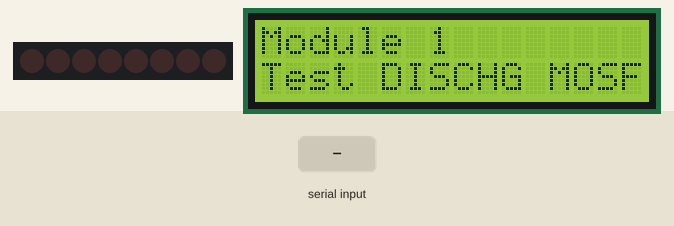
Recording of a program running on a simulated Arduino Nano, built with avr-gcc and run on an emulated ATmega328P. On the bench: 8 shift-register outputs drawn as a row of LEDs (first output left, lit = HIGH), 16×2 character LCD. Wiring (inferred from the names in the program): shift register (74HC595): data pin 6; shift clock pin 8; latch pin 7. Wiring (inferred from the signals the program sends): row of LEDs: on Q0, Q1, Q2, Q3, Q4, Q5, Q6, Q7. The inputs (shaded band) are chosen by the test bench. What the program prints to the serial monitor is not drawn.

Above: at 3.3 s.
3.4 s: "1" received over Serial
At 4.2 s:
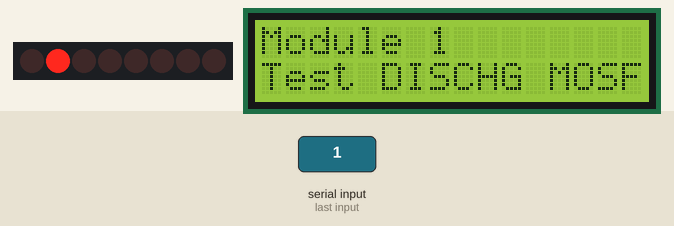
At 16.3 s:
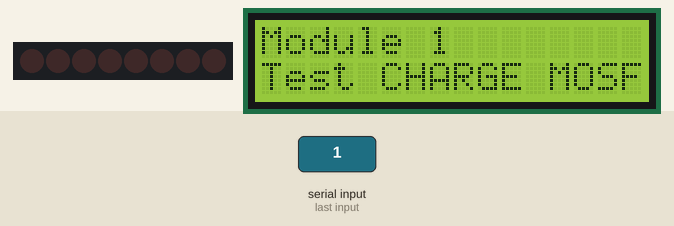
Timing chart, 0 to 16.9 s (numbered marks = the images above; inputs shaded):
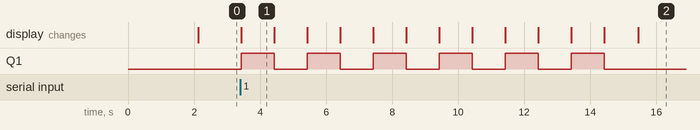

The program:

main.cpp
```cpp
// (licence header left out)
#include <Arduino.h>
#include <Wire.h>
#include <LiquidCrystal_I2C.h>
#include "Hardware.h"     // shared pin + mux + shift-register helpers

LiquidCrystal_I2C lcd(0x27, 16, 2);

constexpr uint8_t CYCLE_COUNT = 6;   // how many on/off cycles per test


// -------------------- helper: wait for user --------------------
void waitForUser(const char* line1, const char* line2)
{
    lcd.clear();
    lcd.setCursor(0,0);
    lcd.print(line1);
    lcd.setCursor(0,1);
    lcd.print(line2);

    Serial.println();
    Serial.println(line1);
    Serial.println(line2);
    Serial.println("Press ENTER in Serial Monitor to continue...");

    while (!Serial.available()) { delay(10); }
    while (Serial.available())  { Serial.read(); }  // flush
}


// -------------------- MOSFET test function --------------------
void testModule(uint8_t moduleIndex)
{
    uint8_t chargePin    = MODULES[moduleIndex].chargeMosfetShiftIndex;
    uint8_t dischargePin = MODULES[moduleIndex].dischargeMosfetShiftIndex;

    // ------------------------------------------------------------
    // 1. DISCHARGE MOSFET TEST (continuity test)
    // ------------------------------------------------------------
    char header1[17];
    snprintf(header1, sizeof(header1), "Module %u", moduleIndex + 1);

    waitForUser(header1, "Test DISCHG MOSFET");

    Serial.println("------------------------------------------------");
    Serial.print("MODULE "); Serial.print(moduleIndex + 1); Serial.println(" - DISCHARGE MOSFET TEST");
    Serial.println("Multimeter instructions:");
    Serial.println("  Mode: CONTINUITY / DIODE (beep mode)");
    Serial.println("  Black probe: GND");
    Serial.println("  Red probe:   DRAIN of discharge MOSFET");
    Serial.println();
    Serial.println("You should hear a beep ONCE PER SECOND.");
    Serial.println("------------------------------------------------");

    for (uint8_t i = 0; i < CYCLE_COUNT; i++)
    {
        shiftRegisterSetOutput(dischargePin, true);
        delay(1000);

        shiftRegisterSetOutput(dischargePin, false);
        delay(1000);
    }


    // ------------------------------------------------------------
    // 2. CHARGE MOSFET TEST (voltage test)
    // ------------------------------------------------------------
    waitForUser(header1, "Test CHARGE MOSFET");

    Serial.println("------------------------------------------------");
    Serial.print("MODULE "); Serial.print(moduleIndex + 1); Serial.println(" - CHARGE MOSFET TEST");
    Serial.println("Multimeter instructions:");
    Serial.println("  Mode: DC VOLTAGE");
    Serial.println("  Black probe: GND");
    Serial.println("  Red probe:   +VCC pad at TP5100 footprint");
    Serial.println();
    Serial.println("You should see ~12V appear ONCE PER SECOND.");
    Serial.println("------------------------------------------------");

    for (uint8_t i = 0; i < CYCLE_COUNT; i++)
    {
        shiftRegisterSetOutput(chargePin, true);
        delay(1000);

        shiftRegisterSetOutput(chargePin, false);
        delay(1000);
    }

    Serial.println("Module test complete.\n");
}


// -------------------- setup --------------------
void setup()
{
    Serial.begin(115200);

    lcd.init();
    lcd.backlight();

    initShiftRegister();

    lcd.clear();
    lcd.setCursor(0,0);
    lcd.print("MOSFET TEST");
    lcd.setCursor(0,1);
    lcd.print("Modules 1-4");
    delay(2000);

    Serial.println("ASCD Nano - Charge/Discharge MOSFET Guided Test");
    Serial.println("================================================");
    Serial.println("You will be prompted before each test.");
    Serial.println("Follow the multimeter instructions carefully.");
    Serial.println("================================================");
}


// -------------------- main loop --------------------
void loop()
{
    for (uint8_t m = 0; m < MODULE_COUNT; m++)
    {
        testModule(m);
    }

    lcd.clear();
    lcd.setCursor(0,0);
    lcd.print("MOSFET TEST");
    lcd.setCursor(0,1);
    lcd.print("COMPLETE!");

    Serial.println("All MOSFET tests complete.");
    Serial.println("Reset board to run again.");

    while (true) { delay(1000); }
}
```

Hardware.h
```cpp
// (licence header left out)
#pragma once
#include <Arduino.h>

// ----------------------
// Pin assignments (Nano version)
// ----------------------

// Shift register 74HC595
constexpr uint8_t LATCH_PIN = 7;    // ST_CP
constexpr uint8_t CLOCK_PIN = 8;    // SH_CP
constexpr uint8_t DATA_PIN  = 6;    // DS

// Mux control pins (16-channel analog switch)
constexpr uint8_t MUX_S0 = 12;
constexpr uint8_t MUX_S1 = 11;
constexpr uint8_t MUX_S2 = 10;
constexpr uint8_t MUX_S3 = 9;

// Mux SIG input on A0
constexpr uint8_t MUX_SIG = A0;     // A0 == 14 on Nano

// Fan PWM (PCB v1.11+)
constexpr uint8_t FAN_PIN = 5;

// OneWire bus for DS18B20 sensors (PCB v1.11+)
constexpr uint8_t ONE_WIRE_BUS_PIN = 4;

// Number of modules / slots
constexpr uint8_t MODULE_COUNT = 4;

// ADC reference voltage (Nano 5V rail, measure & update this!)
constexpr float ADC_REFERENCE_VOLTAGE = 5.05f;


// ----------------------
// Module routing mapping
// (from original Brett Watt sketches)
// ----------------------

struct ModulePins {
  bool   batteryVoltageSel[4];
  bool   batteryVoltageDropSel[4];
  bool   chargeLedSel[4];
  uint8_t chargeMosfetShiftIndex;
  uint8_t dischargeMosfetShiftIndex;
};

// Same layout as in the original test sketches
static const ModulePins MODULES[MODULE_COUNT] = {
  // batteryVoltageSel,      batteryVoltageDropSel,      chargeLedSel,        charge, discharge
  { {1, 1, 0, 1},           {1, 1, 1, 1},              {0, 1, 0, 1},        0,      1 },
  { {1, 0, 0, 1},           {0, 1, 1, 1},              {0, 0, 0, 1},        2,      3 },
  { {1, 1, 1, 0},           {1, 0, 1, 1},              {0, 1, 1, 0},        4,      5 },
  { {1, 0, 1, 0},           {0, 0, 1, 1},              {0, 0, 1, 0},        6,      7 }
};


// ----------------------
// Initialisation helpers
// ----------------------

inline void initShiftRegister() {
  pinMode(LATCH_PIN, OUTPUT);
  pinMode(CLOCK_PIN, OUTPUT);
  pinMode(DATA_PIN, OUTPUT);
  digitalWrite(LATCH_PIN, LOW);
}

inline void initMux() {
  pinMode(MUX_S0, OUTPUT);
  pinMode(MUX_S1, OUTPUT);
  pinMode(MUX_S2, OUTPUT);
  pinMode(MUX_S3, OUTPUT);

  digitalWrite(MUX_S0, LOW);
  digitalWrite(MUX_S1, LOW);
  digitalWrite(MUX_S2, LOW);
  digitalWrite(MUX_S3, LOW);
}

inline void initFan() {
  pinMode(FAN_PIN, OUTPUT);
  digitalWrite(FAN_PIN, LOW);
}


// ----------------------
// Shift register helper
// (replacement for digitalSwitch)
// ----------------------

// Keeps track of current 8 output states and updates only the bit you change.
inline void shiftRegisterSetOutput(uint8_t index, bool value) {
  static bool outputs[8] = { false, false, false, false, false, false, false, false };

  if (index >= 8) return;   // safety guard

  outputs[index] = value;

  uint8_t byteValue = 0;
  uint8_t baseTwo   = 1;

  for (uint8_t i = 0; i < 8; ++i) {
    if (outputs[i]) {
      byteValue += baseTwo;
    }
    baseTwo <<= 1;   // multiply by 2
  }

  digitalWrite(LATCH_PIN, LOW);
  shiftOut(DATA_PIN, CLOCK_PIN, MSBFIRST, byteValue);
  digitalWrite(LATCH_PIN, HIGH);
}


// ----------------------
// Mux helper
// ----------------------

// Select a mux channel based on the boolean selector array (like chargeLedSel[])
inline void muxSelect(const bool selector[4]) {
  const uint8_t controlPins[4] = { MUX_S0, MUX_S1, MUX_S2, MUX_S3 };
  for (uint8_t i = 0; i < 4; ++i) {
    digitalWrite(controlPins[i], selector[i] ? HIGH : LOW);
  }
}

// Read the mux SIG line and return the voltage, averaged over N samples.
inline float readMuxVoltage(const bool selector[4],
                            float referenceVoltage = ADC_REFERENCE_VOLTAGE,
                            uint8_t samples = 10) {
  muxSelect(selector);

  float sum = 0.0f;
  for (uint8_t i = 0; i < samples; ++i) {
    sum += analogRead(MUX_SIG);
  }

  float averageAdc = sum / samples;
  return averageAdc * referenceVoltage / 1023.0f;
}


// ----------------------
// Fan helper
// ----------------------

inline void setFanSpeed(uint8_t duty) {
  // 0–255, works on Nano PWM pin 5
  analogWrite(FAN_PIN, duty);
}
```

Measured:
- after the input at 3.4 s, Q1: alternates HIGH for 1.0 s and LOW for 1.0 s, 12 changes in all, then stays LOW, starting at once; the display: changes at once (image 1)
- what the display in image 1 shows lasts 1.0 s, from 3.4 s to 4.4 s
